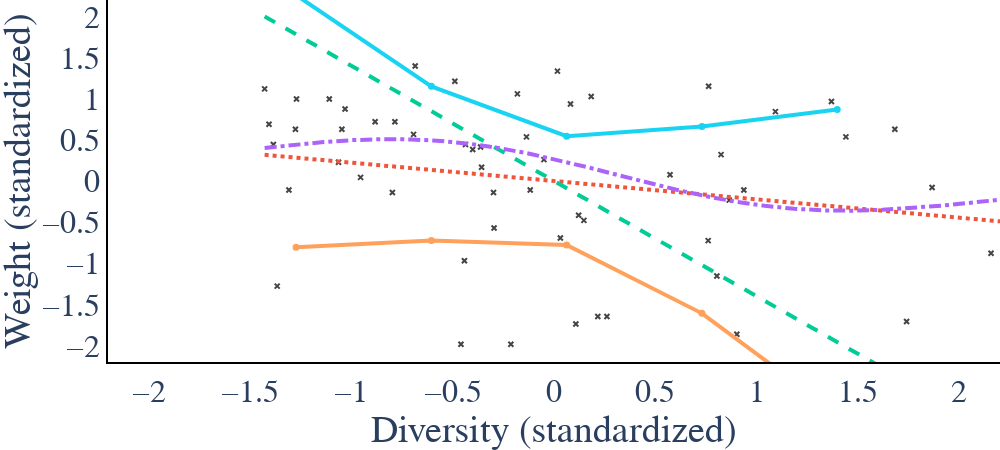

This figure's notebook cell:
### Markdown cell above
# Visualization

### Code cell
# CHAO

plot = res["chao"]
fig = plot_diversity_methods(plot["x"], plot["y"], plot["xstar"], plot["xstar_bound"], plot["ystar_ols"], 
                             plot["ystar_2sls"], plot["ystar_kiv"], plot["results"])
fig.update_xaxes(range=[-2.2, 2.2])
fig.update_yaxes(range=[-2.2, 2.2])
fig.update_layout(width=1000, height=450, showlegend=False)
fig.write_image(os.path.join(save_path, agg_level + "_" + filter + "_chao.pdf"))
fig.show()

### Figure 1 — Plotly figure (JSON) as saved in the notebook; plotly's stock layout.template omitted (floating-point values rounded to 4 significant figures)
{"data": [{"line": {"width": 4}, "marker": {"color": "black", "line": {"width": 2}, "size": 5, "symbol": "x-thin"}, "mode": "markers", "name": "Data", "type": "scatter", "x": [-0.7848, 0.7629, -0.3572, 0.03136, -0.4366, 0.08137, -1.308, 1.44, -0.9542, -1.063, 0.8036, -0.3621, -0.6928, 0.1835, -0.1173, -0.04967, 0.01708, -1.27, 0.9019, -0.459, 0.9365, 0.2162, 0.261, -0.2957, 1.001, -0.4419, -0.2127, -0.2985, -1.384, 1.739, 0.5724, 0.1215, 0.8643, 1.681, 1.865, -1.046, -1.108, -1.275, -1.406, -0.4009, -1.427, -0.4891, -0.6848, 2.156, 0.8239, 1.369, 2.781, 1.092, -0.8824, -1.031, -0.1358, -0.1806, 0.1078, 0.1474, 0.7604, -1.365, -0.7972], "y": [0.7205, 1.151, 0.1672, -0.6936, 0.4439, 0.9357, -0.1095, 0.5361, 0.04422, 0.2287, -1.155, 0.4131, 0.5668, 1.028, -0.1095, 0.2594, 1.335, 0.9972, -1.862, -1.985, -0.1095, -1.647, -1.647, -0.5706, -2.507, -0.9702, -1.985, -0.1402, 0.4439, -1.708, 0.07497, -0.4169, -0.2324, 0.6283, -0.07874, 0.6283, 0.9972, 0.6283, 0.6898, 0.3824, 1.12, 1.212, 1.397, -0.878, 0.3209, 0.9665, 0.8128, 0.8435, 0.7205, 0.8742, 0.5361, 1.059, -1.739, -0.4784, -0.7243, -1.278, -0.1402]}, {"line": {"color": "#EF553B", "dash": "dot", "width": 4}, "marker": {"line": {"width": 2}, "size": 5}, "mode": "lines", "name": "OLS", "type": "scatter", "x": [-1.427, -1.282, -1.137, -0.992, -0.8469, -0.7018, -0.5566, -0.4115, -0.2664, -0.1213, 0.02381, 0.1689, 0.314, 0.4592, 0.6043, 0.7494, 0.8945, 1.04, 1.185, 1.33, 1.475, 1.62, 1.765, 1.91, 2.055, 2.201, 2.346, 2.491, 2.636, 2.781], "y": [0.3182, 0.2859, 0.2535, 0.2212, 0.1888, 0.1565, 0.1241, 0.09175, 0.0594, 0.02704, -0.005309, -0.03766, -0.07001, -0.1024, -0.1347, -0.1671, -0.1994, -0.2318, -0.2641, -0.2965, -0.3288, -0.3612, -0.3935, -0.4259, -0.4582, -0.4906, -0.5229, -0.5553, -0.5877, -0.62]}, {"line": {"color": "#00CC96", "dash": "dash", "width": 4}, "marker": {"line": {"width": 2}, "size": 5}, "mode": "lines", "name": "2SLS", "type": "scatter", "x": [-1.427, -1.282, -1.137, -0.992, -0.8469, -0.7018, -0.5566, -0.4115, -0.2664, -0.1213, 0.02381, 0.1689, 0.314, 0.4592, 0.6043, 0.7494, 0.8945, 1.04, 1.185, 1.33, 1.475, 1.62, 1.765, 1.91, 2.055, 2.201, 2.346, 2.491, 2.636, 2.781], "y": [2.0, 1.797, 1.593, 1.39, 1.187, 0.9834, 0.7801, 0.5767, 0.3733, 0.17, -0.03337, -0.2367, -0.4401, -0.6434, -0.8468, -1.05, -1.254, -1.457, -1.66, -1.864, -2.067, -2.27, -2.474, -2.677, -2.88, -3.084, -3.287, -3.49, -3.694, -3.897]}, {"line": {"color": "#AB63FA", "dash": "dashdot", "width": 4}, "marker": {"line": {"width": 2}, "size": 5}, "mode": "lines", "name": "KIV", "type": "scatter", "x": [-1.427, -1.282, -1.137, -0.992, -0.8469, -0.7018, -0.5566, -0.4115, -0.2664, -0.1213, 0.02381, 0.1689, 0.314, 0.4592, 0.6043, 0.7494, 0.8945, 1.04, 1.185, 1.33, 1.475, 1.62, 1.765, 1.91, 2.055, 2.201, 2.346, 2.491, 2.636, 2.781], "y": [0.4015, 0.4407, 0.4734, 0.4969, 0.5083, 0.5053, 0.4864, 0.4507, 0.3987, 0.3319, 0.2529, 0.1652, 0.07318, -0.01875, -0.106, -0.1844, -0.2506, -0.3021, -0.3376, -0.3568, -0.3607, -0.3508, -0.3296, -0.2998, -0.2642, -0.2254, -0.1859, -0.1476, -0.112, -0.08011]}, {"line": {"color": "#FFA15A", "width": 4}, "marker": {"color": "#FFA15A", "line": {"color": "#FFA15A", "width": 2}, "size": 5}, "name": "GB lower", "type": "scatter", "x": [-1.272, -0.6049, 0.06243, 0.7298, 1.397], "y": [-0.8066, -0.7239, -0.7764, -1.609, -2.829]}, {"line": {"color": "#19D3F3", "width": 4}, "marker": {"color": "#19D3F3", "line": {"color": "#19D3F3", "width": 2}, "size": 5}, "name": "GB upper", "type": "scatter", "x": [-1.272, -0.6049, 0.06243, 0.7298, 1.397], "y": [2.259, 1.15, 0.5445, 0.6627, 0.8699]}], "layout": {"font": {"family": "serif", "size": 32}, "height": 450, "margin": {"b": 0, "l": 0, "r": 0, "t": 0}, "plot_bgcolor": "rgba(0, 0, 0, 0)", "showlegend": false, "width": 1000, "xaxis": {"linecolor": "black", "linewidth": 2, "range": [-2.2, 2.2], "showline": true, "title": {"text": "Diversity (standardized)"}, "type": "linear"}, "yaxis": {"linecolor": "black", "linewidth": 2, "range": [-2.2, 2.2], "showline": true, "title": {"text": "Weight (standardized)"}, "type": "linear"}}}
